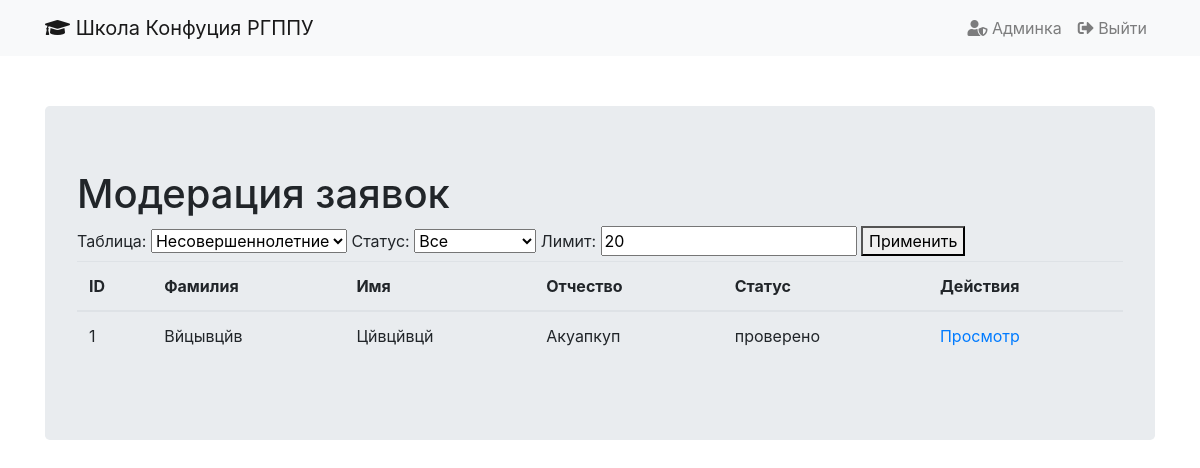
/moderation (signed in), run on an earlier commit of the app's database.
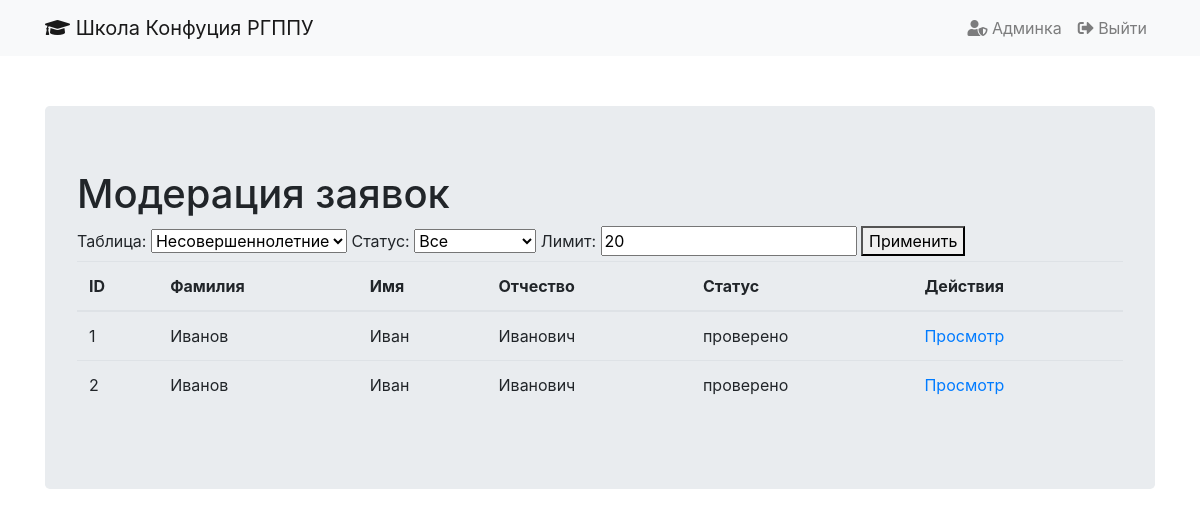
And on a later commit of the database.
### tables this page shows
CREATE TABLE students (
            id INTEGER PRIMARY KEY AUTOINCREMENT,
            last_name TEXT NOT NULL,
            first_name TEXT NOT NULL,
            middle_name TEXT,
            birth_date TEXT NOT NULL,
            address TEXT NOT NULL,
            gender TEXT NOT NULL,
            snils TEXT,
            age_group TEXT NOT NULL,
            id_type TEXT NOT NULL,
            id_serial TEXT,
            id_number TEXT NOT NULL,
            id_issued_by TEXT,
            id_issued_date TEXT,
            bank_details TEXT,
            phone TEXT NOT NULL,
            email TEXT NOT NULL,
            study_plan TEXT NOT NULL,
            exam_selection TEXT,
            exam_date TEXT,
            status TEXT NOT NULL DEFAULT 'на проверке',
            submission_date TEXT NOT NULL
        , file_paths TEXT);

### chinaekb-forms.py (the view)
@app.route(BASE_URL + "/moderation", methods=["GET", "POST"])
@login_required
def moderation():
    if request.method == 'GET':
        table_name = request.args.get('table_name', default='students')
        status = request.args.get('status', default='all')
        limit = int(request.args.get('limit', default='20'))
        page = int(request.args.get('page', default='1'))
        conn = sqlite3.connect('chinaekb.db')
        c = conn.cursor()
        query = f'SELECT * FROM {table_name}'
        if status != 'all':
            query += f' WHERE status = ?'
            c.execute(query, (status,))
        else:
            c.execute(query)
        total_records = len(c.fetchall())
        total_pages = ceil(total_records / limit)
        offset = (page - 1) * limit
        query += f' LIMIT ? OFFSET ?'
        c.execute(query, (limit, offset) if status == 'all' else (status, limit, offset))
        if table_name == 'students':
            students = c.fetchall()
            minor_students_with_representatives = []
            adult_students = []
        elif table_name == 'adult_students':
            adult_students = c.fetchall()
            students = []
            minor_students_with_representatives = []
        conn.close()
        current_app.logger.info(f"Rendering template with table_name={table_name}, status={status}, limit={limit}, page={page}, total_pages={total_pages}")
        current_app.logger.info(f"Students: {students}")
        current_app.logger.info(f"Adult Students: {adult_students}")
        success_message = session.pop('success_message', None)
        return render_template("moderation.html", base_url=BASE_URL, students=students, adult_students=adult_students, minor_students_with_representatives=minor_students_with_representatives, table_name=table_name, status=status, limit=limit, page=page, total_pages=total_pages, success_message=success_message)

### chinaekb-forms.py (called while the page is built)
@login_manager.user_loader
def load_user(user_id):
    return User(user_id)

### templates/moderation.html (shortened to what this page needs)
{% extends "base.html" %}
{% block content %}
<h1>Модерация заявок</h1>
<form method="GET" action="{{ base_url }}/moderation">
    <label for="table_name">Таблица:</label>
    <select name="table_name" id="table_name">
        <option value="students" {% if table_name == 'students' %}selected{% endif %}>Несовершеннолетние</option>
    </select>
    <label for="status">Статус:</label>
    <select name="status" id="status">
        <option value="all" {% if status == 'all' %}selected{% endif %}>Все</option>
    </select>
    <label for="limit">Лимит:</label>
    <input type="number" name="limit" id="limit" value="{{ limit }}">
    <button type="submit">Применить</button>
</form>
<table class="table">
    <thead>
        <tr>
            <th>ID</th>
            <th>Фамилия</th>
            <th>Имя</th>
            <th>Отчество</th>
            <th>Статус</th>
            <th>Действия</th>
        </tr>
    </thead>
    <tbody>
        {% for student in students %}
        <tr>
            <td>{{ student[0] }}</td>
            <td>{{ student[1] }}</td>
            <td>{{ student[2] }}</td>
            <td>{{ student[3] }}</td>
            <td>{{ student[20] }}</td>
            <td>
                <a href="{{ base_url }}/moderation/students/student/{{ student[0] }}">Просмотр</a>
            </td>
        </tr>
        {% endfor %}
    </tbody>
</table>
{% endblock %}

### templates/base.html (shortened to what this page needs)
<!DOCTYPE html>
<html lang="ru">
<head>
    <link rel="stylesheet" href="{{base_url}}/static/bootstrap.min.css">
    <link rel="stylesheet" href="{{base_url}}/static/style.css">
    <link href="https://stackpath.bootstrapcdn.com/bootstrap/4.5.2/css/bootstrap.min.css" rel="stylesheet">
    <link href="https://cdnjs.cloudflare.com/ajax/libs/font-awesome/5.15.3/css/all.min.css" rel="stylesheet">
</head>
<body>
    <nav class="navbar navbar-expand-lg navbar-light bg-light">
        <div class="container">
            <a class="navbar-brand" href="{{base_url}}/forms">
                <i class="fas fa-graduation-cap"></i> Школа Конфуция РГППУ
            </a>
            <div class="collapse navbar-collapse" id="navbarNav">
                <ul class="navbar-nav ml-auto">
                    {% if current_user.is_authenticated %}
                    <li class="nav-item">
                        <a class="nav-link" href="{{base_url}}/moderation">
                            <i class="fas fa-user-shield"></i> Админка
                        </a>
                    </li>
                    <li class="nav-item">
                        <a class="nav-link" href="{{base_url}}/logout">
                            <i class="fas fa-sign-out-alt"></i> Выйти
                        </a>
                    </li>
                    {% else %}
                    <li class="nav-item">
                        <a class="nav-link" href="{{base_url}}/moderation">
                            <i class="fas fa-user-shield"></i> Админка
                        </a>
                    </li>
                    {% endif %}
                </ul>
            </div>
        </div>
    </nav>
    <div>
        <main role="main" class="container">
            <div class="jumbotron">
                {% block content %}{% endblock %}
            </div>
        </main>
    </div>
</body>
</html>

### static/style.css (style rules this page uses)
.jumbotron { margin-top: 50px; margin-bottom: 50px; }

What changed in the data, as far as the page shows it:
changed students id 1: last_name "Вйцывцйв" → "Иванов"; first_name "Цйвцйвцй" → "Иван"; middle_name "Акуапкуп" → "Иванович"
added students: id "2", last_name "Иванов", first_name "Иван", middle_name "Иванович", status "проверено"
